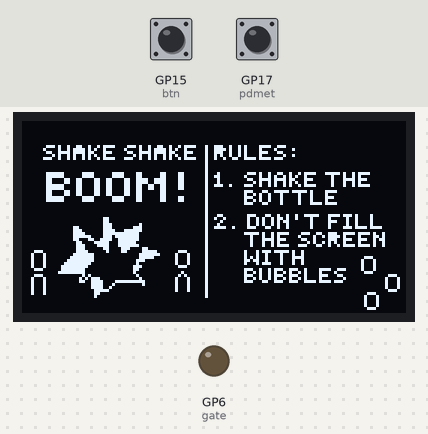
The program below on a simulated Raspberry Pi Pico running MicroPython. Shown: 128×64 one-colour display, output pins drawn as LEDs (lit = HIGH). Wiring (from the project's diagram.json): yellow button on GP15, blue button on GP17. The inputs (shaded band) are chosen by the test bench; at power-on: GP15 (btn) HIGH, GP17 (pdmet) HIGH. Random numbers come from a fixed seed; library files of the repository ran but are not shown: ssd1306.py; what the program prints to the serial console is not drawn.

Above: at 1.2 s.
1.3 s: GP15 (btn) pulled LOW for 0.15 s
At 1.42 s:
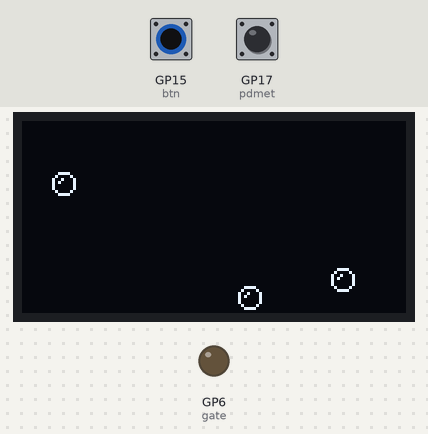
2.0 s: GP15 (btn) pulled LOW for 3.2 s
At 3.9 s:
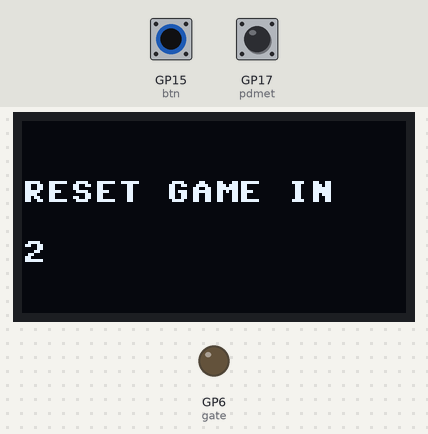
Timing chart, 0 to 5.4 s (numbered marks = the images above; inputs shaded):
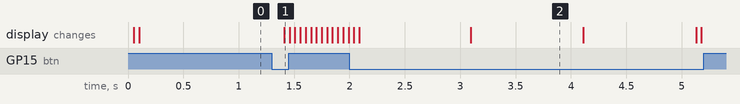

Measured:
- after the input at 1.3 s, the display: changes after 0.11 s (image 1)
- what the display in image 2 shows lasts 1.0 s, from 3.1 s to 4.1 s

The program:

main.py
```python
from machine import Pin, I2C
from ssd1306 import SSD1306_I2C
from random import randint
from utime import sleep_ms
import framebuf, sys
import utime

# bitmaps
START_SCREEN_BMAP = bytearray(b'\x00\x00\x00\x00\x00\x00\x00\x00\x00\x00\x00\x00\x00\x00\x00\x00\x00\x00\x00\x00\x00\x00\x00\x00\x00\x00\x00\x00\x00\x00\x00\x00\x00\x00\x00\x00\x00\x00\x00\x00\x00\x00\x00\x00\x00\x00\x00\x00\x00\x00\x00\x00\x00\x00\x00\x00\x00\x00\x00\x00\x00\x00\x00\x00\x00\x00\x00\x00\x00\x00\x00\x00\x00\x00\x00\x00\x00\x00\x00\x00\x00\x00\x00\x00\x00\x00\x00\x00\x00\x00\x00\x00\x00\x00\x00\x00\x00\x00\x00\x00\x00\x00\x00\x00\x00\x00\x00\x00\x00\x00\x00\x00\x00\x00\x00\x00\x00\x00\x00\x00\x00\x00\x00\x00\x00\x00\x00\x00\x00\xe92^\x1d&K\xc4\xe4\xa1\xe7\x00\x00\x00\x00\x00\x01\tz\x90!/R\x04\xf4\xa1\x08 \x00\x00\x00\x00\x00\xcf{\x1c\x19\xefc\x84\xe4\xa1\xc6\x00\x00\x00\x00\x00\x00)J\x90\x05)R\x04\xa4\xa1\x01 \x00\x00\x00\x00\x01\xc9J^9)K\xc4\x93=\xee\x00\x00\x00\x00\x00\x00\x00\x00\x00\x00\x00\x00\x04\x00\x00\x00\x00\x00\x00\x00\x00\x00\x00\x00\x00\x00\x00\x00\x04\x00\x00\x00\x00\x00\x00\x00\x00\x00\x00\x00\x00\x00\x00\x00\x04\x00\x00\x00\x00\x00\x00\x00\x00\x00\x00\x00\x00\x00\x00\x00\x04\x00\x00\x00\x00\x00\x00\x00\x00\x00\xfc\x0f\x03\xc3\x03\x0c\x04@\x1d&K\xc7\xd2\xf0\x00\x00\xfc\x0f\x03\xc3\x03\x0c\x04\xc0!)R\x01\x12\x80\x00\x00\xc30\xcc3\xcf\x0c\x04@\x19\xefc\x81\x1e\xe0\x00\x00\xc30\xcc3\xcf\x0c\x04@\x05)R\x01\x12\x80\x00\x00\xfc0\xcc33\x0c\x04\xe49)K\xc1\x12\xf0\x00\x00\xfc0\xcc33\x0c\x04\x00\x00\x00\x00\x00\x00\x00\x00\x00\xc30\xcc3\x03\x00\x04\x008\xcf\xbe\x87\x80\x00\x00\x00\xc30\xcc3\x03\x00\x04\x00%"\x08\x84\x00\x00\x00\x00\xfc\x0f\x03\xc3\x03\x0c\x04\x009"\x08\x87\x00\x00\x00\x00\xfc\x0f\x03\xc3\x03\x0c\x04\x00%"\x08\x84\x00\x00\x00\x00\x00\x00\x00\x00\x00\x00\x04\x008\xc2\x08\xf7\x80\x00\x00\x00\x00\x00\x00\x00\x00\x00\x04\x00\x00\x00\x00\x00\x00\x00\x00\x00\x00\x00\x00\x00\x00\x00\x04\x00\x00\x00\x00\x00\x00\x00\x00\x00\x00\x00\x00\x00\x00\x00\x04\x00\x00\x00\x00\x00\x00\x00\x00\x00\x00\x00\x00\x00\x00\x00\x04`\x1cd\x93\xe3\xdd\x08\x00\x00\x00\x00\x18\x00\x00\x00\x04\x90\x12\x96\x90\x82\t\x08\x00\x00\x00\x00\x18\x00\x00\x00\x04 \x12\x95\x80\x83\x89\x08\x00\x00\x00\x00\x1c\x01\x00\x00\x04@\x12\x94\x80\x82\t\x08\x00\x00\x00`\x1c\x07\x00\x00\x04\xf2\x1cd\x80\x82\x1d\xef\x00\x00\x00p\x1e?\x00\x00\x04\x00\x00\x00\x00\x00\x00\x00\x00\x00\x00x\x1f\xfe\x00\x00\x04\x00>\x97\x873\x9e\xf4\x80\x00\x00~\x1d\xfe\x00\x00\x04\x00\x08\x94\x08K\xd0\x86\x80\x00\x00c<\xfe\x00\x00\x04\x00\x08\xf7\x06C\x9c\xe5\x80\x00\x000\xf8\xfc\x00\x00\x04\x00\x08\x94\x01J\x90\x84\x80\x00\x008x\xfe\x00\x00\x04\x00\x08\x97\x8e2^\xf4\x80\x00\x008\x18p\xc0\x00\x04\x00\x00\x00\x00\x00\x00\x00\x00\x0e\x00<\x08`\xf8\x0e\x04\x00"\xef\xa4\x00\x00\x00\x00\x11\x00\x7f\x00\x01\xfc\x11\x04\x00"B$\x00\x00\x00\x00\x11\x00\xff\x00\x01\xf0\x11\x04\x00*B<\x00\x008\x00\x11\x01\xff\x00\x03\x80\x11\x04\x006B$\x00\x00D\x00\x11\x03\xfe\x00\x02\x00\x11\x04\x00"\xe2$\x00\x00D\x00\x11\x07\xfc\x00\x07\x00\x0e\x04\x00\x00\x00\x00\x00\x00D\x00\x0e\x07\xf8\x00\x06\x00\x00\x04\x009.r\x1epD\x00\x00\x0f\xf8\x00\x04\x00\x04\x04\x00%)J\x10\x808\x00\x0e\x00\n\x00\x02\x00\n\x04\x009.r\x1c`\x008\x11\x00\x15\xc0\x01\x00\x11\x04\x00%)J\x10\x10\x00D\x11\x00\x19\xe1\xff\x80\x11\x04\x008\xces\xde\xe0\x00D\x11\x00\x01\xe2\x00\x80\x11\x04\x00\x00\x00\x00\x00\x00\x00D\x11\x00\x01\xe4\x00\x00\x11\x04\x00\x00\x00\x00\x00\x00\x00D\x11\x00\x00\xf8\x00\x00\x11\x04\x00\x00\x00\x00\x00\x00\x008\x11\x00\x00\xc0\x00\x00\x00\x04\x00\x00\x00\x00\x00\x00\x1c\x00\x00\x00\x00\x80\x00\x00\x00\x04\x00\x00\x00\x00\x00\x00"\x00\x00\x00\x00\x00\x00\x00\x00\x00\x00\x00\x00\x00\x00\x00"\x00\x00\x00\x00\x00\x00\x00\x00\x00\x00\x00\x00\x00\x00\x00"\x00\x00\x00\x00\x00\x00\x00\x00\x00\x00\x00\x00\x00\x00\x00"\x00\x00\x00\x00\x00\x00\x00\x00\x00\x00\x00\x00\x00\x00\x00\x1c\x00\x00\x00\x00\x00\x00\x00\x00\x00\x00\x00\x00\x00\x00\x00\x00\x00')
PAUSE_SCREEN_BMAP = bytearray(b'\x00\x00\x00\x00\x00\x00\x00\x00\x00\x00\x00\x00\x00\x00\x00\x00\x00\x00\x00\x00\x00\x00\x00\x00\x00\x00\x00\x00\x00\x00\x00\x00\x00\x00\x00\x00\x00\x00\x00\x00\x00\x00\x00\x00\x00\x00\x00\x00\x00\x00\x00\x00\x00\x00\x00\x00\x00\x00\x00\x00\x00\x00\x00\x00\x00\x00\x00\x00\x00\x00\x00\x00\x00\x00\x00\x00\x00\x00\x00\x00\x00\x00\x00\x00\x00\x00\x00\x00\x00\x00\x00\x00\x00\x00\x00\x00\x00\x00\x00\x00\x00\x00\x00\x00\x00\x00\x00\x00\x00\x00\x00\x00\x00\x00\x00\x00\x00\x00\x00\x00\x00\x00\x00\x00\x00\x00\x00\x00\x00\x00\x00\x00\x00\x00\x00\x00\x00\x00\x00\x00\x00\x00\x00\x00\x00\x00\x00\x00\x00\x00\x00\x00\x00\x00\x00\x00\x00\x00\x00\x00\x00\x00\x00\x00\x00\x00\x00\x00\x00\x00\x00\x00\x00\x00\x00\x00\x00\x00\x00\x00\x00\x00\x7f\xc0\x03\xfe\x00\x00\x00\x00\x00\x00\x00\x00\x00\x00\x00\x00\x7f\xc0\x03\xfe\x00\x00\x00\x00\x00\x00\x00\x00\x00\x00\x00\x00\x7f\xc0\x03\xfe\x00\x00\x00\x00\x00\x00\x00\x00\x00\x00\x00\x00\x7f\xc0\x03\xfe\x00\x00\x00\x00\x00\x00\x00\x00\x00\x00\x00\x00\x7f\xc0\x03\xfe\x00\x00\x00\x00\x00\x00\x00\x00\x00\x00\x00\x00\x7f\xc0\x03\xfe\x00\x00\x00\x00\x00\x00\x00\x00\x00\x00\x00\x00\x7f\xc0\x03\xfe\x00\x00\x00\x00\x00\x00\x00\x00\x00\x00\x00\x00\x7f\xc0\x03\xfe\x00\x00\x00\x00\x00\x00\x00\x00\x00\x00\x00\x00\x7f\xc0\x03\xfe\x00\x00\x00\x00\x00\x00\x00\x00\x00\x00\x00\x00\x7f\xc0\x03\xfe\x00\x00\x00\x00\x00\x00\x00\x00\x00\x00\x00\x00\x7f\xc0\x03\xfe\x00\x00\x00\x00\x00\x00\x00\x00\x00\x00\x00\x00\x7f\xc0\x03\xfe\x00\x00\x00\x00\x00\x00\x00\x00\x00\x00\x00\x00\x7f\xc0\x03\xfe\x00\x00\x00\x00\x00\x00\x00\x00\x00\x00\x00\x00\x7f\xc0\x03\xfe\x00\x00\x00\x00\x00\x00\x00\x00\x00\x00\x00\x00\x7f\xc0\x03\xfe\x00\x00\x00\x00\x00\x00\x00\x00\x00\x00\x00\x00\x7f\xc0\x03\xfe\x00\x00\x00\x00\x00\x00\x00\x00\x00\x00\x00\x00\x7f\xc0\x03\xfe\x00\x00\x00\x00\x00\x00\x00\x00\x00\x00\x00\x00\x7f\xc0\x03\xfe\x00\x00\x00\x00\x00\x00\x00\x00\x00\x00\x00\x00\x7f\xc0\x03\xfe\x00\x00\x00\x00\x00\x00\x00\x00\x00\x00\x00\x00\x7f\xc0\x03\xfe\x00\x00\x00\x00\x00\x00\x00\x00\x00\x00\x00\x00\x7f\xc0\x03\xfe\x00\x00\x00\x00\x00\x00\x00\x00\x00\x00\x00\x00\x7f\xc0\x03\xfe\x00\x00\x00\x00\x00\x00\x00\x00\x00\x00\x00\x00\x7f\xc0\x03\xfe\x00\x00\x00\x00\x00\x00\x00\x00\x00\x00\x00\x00\x7f\xc0\x03\xfe\x00\x00\x00\x00\x00\x00\x00\x00\x00\x00\x00\x00\x7f\xc0\x03\xfe\x00\x00\x00\x00\x00\x00\x00\x00\x00\x00\x00\x00\x7f\xc0\x03\xfe\x00\x00\x00\x00\x00\x00\x00\x00\x00\x00\x00\x00\x7f\xc0\x03\xfe\x00\x00\x00\x00\x00\x00\x00\x00\x00\x00\x00\x00\x7f\xc0\x03\xfe\x00\x00\x00\x00\x00\x00\x00\x00\x00\x00\x00\x00\x7f\xc0\x03\xfe\x00\x00\x00\x00\x00\x00\x00\x00\x00\x00\x00\x00\x7f\xc0\x03\xfe\x00\x00\x00\x00\x00\x00\x00\x00\x00\x00\x00\x00\x7f\xc0\x03\xfe\x00\x00\x00\x00\x00\x00\x00\x00\x00\x00\x00\x00\x7f\xc0\x03\xfe\x00\x00\x00\x00\x00\x00\x00\x00\x00\x00\x00\x00\x7f\xc0\x03\xfe\x00\x00\x00\x00\x00\x00\x00\x00\x00\x00\x00\x00\x7f\xc0\x03\xfe\x00\x00\x00\x00\x00\x00\x00\x00\x00\x00\x00\x00\x7f\xc0\x03\xfe\x00\x00\x00\x00\x00\x00\x00\x00\x00\x00\x00\x00\x7f\xc0\x03\xfe\x00\x00\x00\x00\x00\x00\x00\x00\x00\x00\x00\x00\x7f\xc0\x03\xfe\x00\x00\x00\x00\x00\x00\x00\x00\x00\x00\x00\x00\x7f\xc0\x03\xfe\x00\x00\x00\x00\x00\x00\x00\x00\x00\x00\x00\x00\x7f\xc0\x03\xfe\x00\x00\x00\x00\x00\x00\x00\x00\x00\x00\x00\x00\x7f\xc0\x03\xfe\x00\x00\x00\x00\x00\x00\x00\x00\x00\x00\x00\x00\x7f\xc0\x03\xfe\x00\x00\x00\x00\x00\x00\x00\x00\x00\x00\x00\x00\x00\x00\x00\x00\x00\x00\x00\x00\x00\x00\x00\x00\x00\x00\x00\x00\x00\x00\x00\x00\x00\x00\x00\x00\x00\x00\x00\x00\x00\x00\x00\x00\x00\x00\x00\x00\x00\x00\x00\x00\x00\x00\x00\x00\x00\x00\x00\x00\x00\x00\x00\x00\x00\x00\x00\x00\x00\x00\x00\x00\x00\x00\x00\x00\x00\x00\x00\x00\x00\x00\x00\x00\x00\x00\x00\x00\x00\x00\x00\x00\x00\x00\x00\x00\x00\x00\x00\x00\x00\x00\x00\x00\x00\x00\x00\x00\x00\x00\x00\x00\x00\x00\x00\x00\x00\x00\x00\x00\x00\x00\x00\x00\x00\x00\x00\x00\x00\x00\x00\x00\x00\x00\x00\x00\x00\x00\x00\x00\x00\x00\x00\x00\x00\x00\x00\x00\x00\x00\x00\x00\x00\x00\x00\x00\x00\x00\x00\x00\x00\x00\x00\x00\x00\x00\x00\x00\x00\x00\x00\x00\x00\x00\x00\x00\x00\x00\x00\x00\x00\x00\x00\x00\x00\x00\x00\x00\x00\x00\x00\x00\x00\x00\x00\x00\x00\x00')
EXPLOSION_BMAP_1 = bytearray(b'\x00\x00\x00\x00\x00\x00\x00\x00\x00\x00\x00\x00\x00\x00\x00\x00\x00\x00\x00\x00\x00\x00\x00\x00\x00\x00\x00\x00\x00\x00\x00\x00\x00\x00\x00\x00\x00\x00\x00\x00\x00\x00\x00\x00\x00\x00\x00\x00\x00\x00\x00\x00\x00\x00\x00\xf8\x00\x00\x00\x00\x00\x00\x00\x00\x00\x00\x00\x00\x00\x00\x00\xf8\x00\x00\x00\x00\x00\x00\x00\x00\x00\x00\x00\x00\x00\x00\x00\xf8\x00\x00\x00\x00\x00\x00\x00\x00\x00\x00\x00\x00\x00\x00\x00\xf8\x00\x00\x00\x00\x00\x00\x00\x00\x00\x00\x00\x00\x00\x00\x00\xff\x00\x00\x03\x80\x00\x00\x00\x00\x00\x00\x00\x00\x00\x00\x00\xff\x00\x00\x03\x80\x00\x00\x00\x00\x00\x00\x00\x01\xf0\x00\x00\xff\x00\x00\x7f\x80\x00\x00\x00\x00\x00\x00\x00\x01\xf0\x00\x00\xff\x00\x00\x7f\x80\x00\x00\x00\x00\x00\x00\x00\x01\xfe\x00\x00\xff\xc0?\xff\x80\x00\x00\x00\x00\x00\x00\x00\x01\xfe\x00\x00\xff\xc0?\xff\x80\x00\x00\x00\x00\x00\x00\x00\x01\xff\x80\x00\xff\xff\xff\xfc\x00\x00\x00\x00\x00\x00\x00\x00\x01\xff\x80\x00\xff\xff\xff\xfc\x00\x00\x00\x00\x00\x00\x00\x00\x01\xff\xfc\x00\xff?\xff\xfc\x00\x00\x00\x00\x00\x00\x00\x00\x01\xff\xfc\x00\xff?\xff\xfc\x00\x00\x00\x00\x00\x00\x00\x00\x01\xf0\x0f\x83\xff\x07\xff\xfc\x00\x00\x00\x00\x00\x00\x00\x00\x01\xf0\x0f\x83\xff\x07\xff\xfc\x00\x00\x00\x00\x00\x00\x00\x00\x01\xf0\x0f\x83\xff\x07\xff\xfc\x00\x00\x00\x00\x00\x00\x00\x00\x00>\x00\x7f\xf8\x07\xff\xf0\x00\x00\x00\x00\x00\x00\x00\x00\x00>\x00\x7f\xf8\x07\xff\xf0\x00\x00\x00\x00\x00\x00\x00\x00\x00?\x80\x1f\xf8\x07\xff\xfc\x00\x00\x00\x00\x00\x00\x00\x00\x00?\x80\x1f\xf8\x07\xff\xfc\x00\x00\x00\x00\x00\x00\x00\x00\x00?\x80\x00\xf8\x01\xfe\x00|\x00\x00\x00\x00\x00\x00\x00\x00?\x80\x00\xf8\x01\xfe\x00|\x00\x00\x00\x00\x00\x00\x00\x00?\xf0\x00\x18\x01\xf0\x00\x7f\xf8\x00\x00\x00\x00\x00\x00\x00?\xf0\x00\x18\x01\xf0\x00\x7f\xf8\x00\x00\x00\x00\x00\x00\x01\xff\xff\x80\x00\x00\x00\x03\xff\xff\x00\x00\x00\x00\x00\x00\x01\xff\xff\x80\x00\x00\x00\x03\xff\xff\x00\x00\x00\x00\x00\x00\x07\xff\xff\x80\x00\x00\x00\x03\xff\xe0\x00\x00\x00\x00\x00\x00\x07\xff\xff\x80\x00\x00\x00\x03\xff\xe0\x00\x00\x00\x00\x00\x00?\xff\xff\x80\x00\x00\x00\x0f\xe0\x00\x00\x00\x00\x00\x00\x00?\xff\xff\x80\x00\x00\x00\x0f\xe0\x00\x00\x00\x00\x00\x00\x00\xff\xff\xfc\x00\x00\x00\x00\x0c\x00\x00\x00\x00\x00\x00\x00\x00\xff\xff\xfc\x00\x00\x00\x00\x0c\x00\x00\x00\x00\x00\x00\x00\x07\xff\xff\xf0\x00\x00\x00\x00\x7f\x80\x00\x00\x00\x00\x00\x00\x07\xff\xff\xf0\x00\x00\x00\x00\x7f\x80\x00\x00\x00\x00\x00\x00\x07\xff\xff\x80\x00\x00\x00\x00|\x00\x00\x00\x00\x00\x00\x00\x07\xff\xff\x80\x00\x00\x00\x00|\x00\x00\x00\x00\x00\x00\x00\x1f\xff\xff\x80\x00\x00\x00\x00p\x00\x00\x00\x00\x00\x00\x00\x1f\xff\xff\x80\x00\x00\x00\x00p\x00\x00\x00\x00\x00\x00\x00\x00\x00\x01\x8c\x00\x00\x00\x00\x0c\x00\x00\x00\x00\x00\x00\x00\x00\x00\x01\x8c\x00\x00\x00\x00\x0c\x00\x00\x00\x00\x00\x00\x00\x00\x00\x0es\xfc\x00\x00\x00\x03\x80\x00\x00\x00\x00\x00\x00\x00\x00\x0es\xfc\x00\x00\x00\x03\x80\x00\x00\x00\x00\x00\x00\x00\x00\x0f\x83\xff\x00?\xff\xff\xe0\x00\x00\x00\x00\x00\x00\x00\x00\x0f\x83\xff\x00?\xff\xff\xe0\x00\x00\x00\x00\x00\x00\x00\x00\x0f\x83\xff\x00?\xff\xff\xe0\x00\x00\x00\x00\x00\x00\x00\x00\x00\x03\xff\x00\xc0\x00\x00`\x00\x00\x00\x00\x00\x00\x00\x00\x00\x03\xff\x00\xc0\x00\x00`\x00\x00\x00\x00\x00\x00\x00\x00\x00\x03\xff\x07\x00\x00\x00\x00\x00\x00\x00\x00\x00\x00\x00\x00\x00\x03\xff\x07\x00\x00\x00\x00\x00\x00\x00\x00\x00\x00\x00\x00\x00\x00\x7f\xf8\x00\x00\x00\x00\x00\x00\x00\x00\x00\x00\x00\x00\x00\x00\x7f\xf8\x00\x00\x00\x00\x00\x00\x00\x00\x00\x00\x00\x00\x00\x00|\x00\x00\x00\x00\x00\x00\x00\x00\x00\x00\x00\x00\x00\x00\x00|\x00\x00\x00\x00\x00\x00\x00\x00\x00\x00\x00\x00\x00\x00\x00`\x00\x00\x00\x00\x00\x00\x00\x00\x00\x00\x00\x00\x00\x00\x00`\x00\x00\x00\x00\x00\x00\x00\x00\x00\x00\x00\x00\x00\x00\x00\x00\x00\x00\x00\x00\x00\x00\x00\x00\x00\x00\x00\x00\x00\x00\x00\x00\x00\x00\x00\x00\x00\x00\x00\x00\x00\x00\x00\x00\x00\x00\x00\x00\x00\x00\x00\x00\x00\x00\x00\x00\x00\x00\x00\x00\x00\x00\x00\x00\x00\x00\x00\x00\x00\x00\x00\x00\x00\x00\x00\x00\x00\x00\x00\x00\x00\x00\x00\x00\x00\x00\x00\x00\x00')
EXPLOSION_BMAP_2 = bytearray(b'\xff\xff\xff\xff\xff\xff\xff\xff\xff\xff\xff\xff\xff\xff\xff\xff\xff\xff\xff\xff\xff\xff\xff\xff\xff\xff\xff\xff\xff\xff\xff\xff\xff\xff\xff\xff\xff\xff\xff\xff\xff\xff\xff\xff\xff\xff\xff\xff\xff\xff\xff\xff\xff\xff\xff\x07\xff\xff\xff\xff\xff\xff\xff\xff\xff\xff\xff\xff\xff\xff\xff\x07\xff\xff\xff\xff\xff\xff\xff\xff\xff\xff\xff\xff\xff\xff\xff\x07\xff\xff\xff\xff\xff\xff\xff\xff\xff\xff\xff\xff\xff\xff\xff\x07\xff\xff\xff\xff\xff\xff\xff\xff\xff\xff\xff\xff\xff\xff\xff\x00\xff\xff\xfc\x7f\xff\xff\xff\xff\xff\xff\xff\xff\xff\xff\xff\x00\xff\xff\xfc\x7f\xff\xff\xff\xff\xff\xff\xff\xfe\x0f\xff\xff\x00\xff\xff\x80\x7f\xff\xff\xff\xff\xff\xff\xff\xfe\x0f\xff\xff\x00\xff\xff\x80\x7f\xff\xff\xff\xff\xff\xff\xff\xfe\x01\xff\xff\x00?\xc0\x00\x7f\xff\xff\xff\xff\xff\xff\xff\xfe\x01\xff\xff\x00?\xc0\x00\x7f\xff\xff\xff\xff\xff\xff\xff\xfe\x00\x7f\xff\x00\x00\x00\x03\xff\xff\xff\xff\xff\xff\xff\xff\xfe\x00\x7f\xff\x00\x00\x00\x03\xff\xff\xff\xff\xff\xff\xff\xff\xfe\x00\x03\xff\x00\xc0\x00\x03\xff\xff\xff\xff\xff\xff\xff\xff\xfe\x00\x03\xff\x00\xc0\x00\x03\xff\xff\xff\xff\xff\xff\xff\xff\xfe\x0f\xf0|\x00\xf8\x00\x03\xff\xff\xff\xff\xff\xff\xff\xff\xfe\x0f\xf0|\x00\xf8\x00\x03\xff\xff\xff\xff\xff\xff\xff\xff\xfe\x0f\xf0|\x00\xf8\x00\x03\xff\xff\xff\xff\xff\xff\xff\xff\xff\xc1\xff\x80\x07\xf8\x00\x0f\xff\xff\xff\xff\xff\xff\xff\xff\xff\xc1\xff\x80\x07\xf8\x00\x0f\xff\xff\xff\xff\xff\xff\xff\xff\xff\xc0\x7f\xe0\x07\xf8\x00\x03\xff\xff\xff\xff\xff\xff\xff\xff\xff\xc0\x7f\xe0\x07\xf8\x00\x03\xff\xff\xff\xff\xff\xff\xff\xff\xff\xc0\x7f\xff\x07\xfe\x01\xff\x83\xff\xff\xff\xff\xff\xff\xff\xff\xc0\x7f\xff\x07\xfe\x01\xff\x83\xff\xff\xff\xff\xff\xff\xff\xff\xc0\x0f\xff\xe7\xfe\x0f\xff\x80\x07\xff\xff\xff\xff\xff\xff\xff\xc0\x0f\xff\xe7\xfe\x0f\xff\x80\x07\xff\xff\xff\xff\xff\xff\xfe\x00\x00\x7f\xff\xff\xff\xfc\x00\x00\xff\xff\xff\xff\xff\xff\xfe\x00\x00\x7f\xff\xff\xff\xfc\x00\x00\xff\xff\xff\xff\xff\xff\xf8\x00\x00\x7f\xff\xff\xff\xfc\x00\x1f\xff\xff\xff\xff\xff\xff\xf8\x00\x00\x7f\xff\xff\xff\xfc\x00\x1f\xff\xff\xff\xff\xff\xff\xc0\x00\x00\x7f\xff\xff\xff\xf0\x1f\xff\xff\xff\xff\xff\xff\xff\xc0\x00\x00\x7f\xff\xff\xff\xf0\x1f\xff\xff\xff\xff\xff\xff\xff\x00\x00\x03\xff\xff\xff\xff\xf3\xff\xff\xff\xff\xff\xff\xff\xff\x00\x00\x03\xff\xff\xff\xff\xf3\xff\xff\xff\xff\xff\xff\xff\xf8\x00\x00\x0f\xff\xff\xff\xff\x80\x7f\xff\xff\xff\xff\xff\xff\xf8\x00\x00\x0f\xff\xff\xff\xff\x80\x7f\xff\xff\xff\xff\xff\xff\xf8\x00\x00\x7f\xff\xff\xff\xff\x83\xff\xff\xff\xff\xff\xff\xff\xf8\x00\x00\x7f\xff\xff\xff\xff\x83\xff\xff\xff\xff\xff\xff\xff\xe0\x00\x00\x7f\xff\xff\xff\xff\x8f\xff\xff\xff\xff\xff\xff\xff\xe0\x00\x00\x7f\xff\xff\xff\xff\x8f\xff\xff\xff\xff\xff\xff\xff\xff\xff\xfes\xff\xff\xff\xff\xf3\xff\xff\xff\xff\xff\xff\xff\xff\xff\xfes\xff\xff\xff\xff\xf3\xff\xff\xff\xff\xff\xff\xff\xff\xff\xf1\x8c\x03\xff\xff\xff\xfc\x7f\xff\xff\xff\xff\xff\xff\xff\xff\xf1\x8c\x03\xff\xff\xff\xfc\x7f\xff\xff\xff\xff\xff\xff\xff\xff\xf0|\x00\xff\xc0\x00\x00\x1f\xff\xff\xff\xff\xff\xff\xff\xff\xf0|\x00\xff\xc0\x00\x00\x1f\xff\xff\xff\xff\xff\xff\xff\xff\xf0|\x00\xff\xc0\x00\x00\x1f\xff\xff\xff\xff\xff\xff\xff\xff\xff\xfc\x00\xff?\xff\xff\x9f\xff\xff\xff\xff\xff\xff\xff\xff\xff\xfc\x00\xff?\xff\xff\x9f\xff\xff\xff\xff\xff\xff\xff\xff\xff\xfc\x00\xf8\xff\xff\xff\xff\xff\xff\xff\xff\xff\xff\xff\xff\xff\xfc\x00\xf8\xff\xff\xff\xff\xff\xff\xff\xff\xff\xff\xff\xff\xff\xff\x80\x07\xff\xff\xff\xff\xff\xff\xff\xff\xff\xff\xff\xff\xff\xff\x80\x07\xff\xff\xff\xff\xff\xff\xff\xff\xff\xff\xff\xff\xff\xff\x83\xff\xff\xff\xff\xff\xff\xff\xff\xff\xff\xff\xff\xff\xff\xff\x83\xff\xff\xff\xff\xff\xff\xff\xff\xff\xff\xff\xff\xff\xff\xff\x9f\xff\xff\xff\xff\xff\xff\xff\xff\xff\xff\xff\xff\xff\xff\xff\x9f\xff\xff\xff\xff\xff\xff\xff\xff\xff\xff\xff\xff\xff\xff\xff\xff\xff\xff\xff\xff\xff\xff\xff\xff\xff\xff\xff\xff\xff\xff\xff\xff\xff\xff\xff\xff\xff\xff\xff\xff\xff\xff\xff\xff\xff\xff\xff\xff\xff\xff\xff\xff\xff\xff\xff\xff\xff\xff\xff\xff\xff\xff\xff\xff\xff\xff\xff\xff\xff\xff\xff\xff\xff\xff\xff\xff\xff\xff\xff\xff\xff\xff\xff\xff\xff\xff\xff\xff\xff')

# pins
GATE_PIN = 6
PEDOMETER_PIN = 17
OLED_SDA_PIN = 26
OLED_SCL_PIN = 27
BTN_PIN = 15

# constants
EXPLODE_TIME = 2000 # ms
SHAKES_MIN = 20
SHAKES_MAX = 40

BUBBLE_X_MIN = 1
BUBBLE_X_MAX = 121
BUBBLE_Y_MIN = 1
BUBBLE_Y_MAX = 57

STARTING_BUBBLES = 3
BUBBLES_PER_SHAKE = 1

RESET_HOLD_TIME = 3000 # ms

def reset_shakes_needed():
    new_shakes_needed = randint(SHAKES_MIN, SHAKES_MAX)
    print(new_shakes_needed)
    return new_shakes_needed

def clamp(val, minval, maxval):
    if val < minval: return minval
    if val > maxval: return maxval
    return val

def draw_bubble_at(display, x, y):
    display.hline(x+2, y, 4, 1)
    display.hline(x+2, y+7, 4, 1)
    display.vline(x, y+2, 4, 1)
    display.vline(x+7, y+2, 4, 1)
    display.pixel(x+1, y+1, 1)
    display.pixel(x+1, y+6, 1)
    display.pixel(x+6, y+1, 1)
    display.pixel(x+6, y+6, 1)
    display.pixel(x+3, y+2, 1)
    display.pixel(x+2, y+3, 1)

def draw_bubbles(display, bubbles):
    display.fill(0)
    for b in bubbles:
        draw_bubble_at(display, b[0], b[1])
    display.show()

def add_bubbles(bubbles, n=1):
    new_bubbles = bubbles
    for i in range(n):
        new_bubbles.append((randint(BUBBLE_X_MIN, BUBBLE_X_MAX), randint(BUBBLE_Y_MIN, BUBBLE_Y_MAX)))
    return new_bubbles

def animate_bubbles(bubbles):
    new_bubbles = [(clamp(b[0]+randint(-1,1), BUBBLE_X_MIN, BUBBLE_X_MAX),
                    clamp(b[1]+randint(-1,1), BUBBLE_Y_MIN, BUBBLE_Y_MAX)) for b in bubbles]
    return new_bubbles

def draw_buf(display, buf, width=128, height=64, x=0, y=0):
    fb = framebuf.FrameBuffer(buf, width, height, framebuf.MONO_HLSB)
    display.fill(0)
    display.blit(fb, x, y)
    display.show()

def main():
    # pin setup
    print("WHY NOT ")
    gate = Pin(GATE_PIN, Pin.OUT)
    pdmet = Pin(PEDOMETER_PIN, Pin.IN, Pin.PULL_UP)
    btn = Pin(BTN_PIN, Pin.IN, Pin.PULL_UP)
    i2c_dev = I2C(1, scl=Pin(OLED_SCL_PIN), sda=Pin(OLED_SDA_PIN), freq=200000)
    oled = SSD1306_I2C(128, 64, i2c_dev)

    # states
    pdmet_state = pdmet.value()
    last_pdmet_state = pdmet_state
    paused = False
    is_started = False

    # setup
    bubbles = []
    gate.value(0)
    btn_last = btn.value()
    shakes_needed = reset_shakes_needed()
    num_shakes = 0
    start_time = utime.ticks_ms()

    bubbles = add_bubbles(bubbles, n=STARTING_BUBBLES)

    while True:
        if not is_started:
            btn_val = btn.value()
            if btn_val != btn_last:
                if btn_val == 0:
                    is_started = True
                btn_last = btn_val
            draw_buf(oled, START_SCREEN_BMAP)
        else:
            btn_val = btn.value()
            if btn_val != btn_last:
                if btn_val == 0:
                    paused = not paused
                    start_time = utime.ticks_ms()
                btn_last = btn_val
            if paused:
                oled.fill(0)
                if btn_val == 0:
                    elapsed_time_ms = utime.ticks_diff(utime.ticks_ms(), start_time)
                    if elapsed_time_ms > 1000:
                        oled.text("RESET GAME IN", 0, 20)
                        oled.text(str(((RESET_HOLD_TIME - elapsed_time_ms) // 1000) + 1), 0, 40)
                    if elapsed_time_ms > RESET_HOLD_TIME:
                        oled.fill(0)
                        num_shakes = 0
                        bubbles = add_bubbles([], n=STARTING_BUBBLES)
                        shakes_needed = reset_shakes_needed()
                        oled.text("RESETTING GAME!", 0, 0)
                        paused = False
                        is_started = False
                else:
                    draw_buf(oled, PAUSE_SCREEN_BMAP)
                oled.show()
            else:
                bubbles = animate_bubbles(bubbles)
                draw_bubbles(oled, bubbles)
                pdmet_state = pdmet.value()
                if pdmet_state != last_pdmet_state:
                    if pdmet_state == 0:
                        num_shakes += 1
                        add_bubbles(bubbles, n=BUBBLES_PER_SHAKE)
                    last_pdmet_state = pdmet_state
                if num_shakes >= shakes_needed:
                    gate.value(1)

                    draw_buf(oled, EXPLOSION_BMAP_1)
                    sleep_ms(EXPLODE_TIME // 4)
                    draw_buf(oled, EXPLOSION_BMAP_2)
                    sleep_ms(EXPLODE_TIME // 4)
                    draw_buf(oled, EXPLOSION_BMAP_1)
                    sleep_ms(EXPLODE_TIME // 4)
                    draw_buf(oled, EXPLOSION_BMAP_2)
                    sleep_ms(EXPLODE_TIME // 4)

                    gate.value(0)
                    num_shakes = 0
                    bubbles = add_bubbles([], n=STARTING_BUBBLES)
                    shakes_needed = reset_shakes_needed()
                    is_started = False


if __name__ == '__main__':
    main()
```
